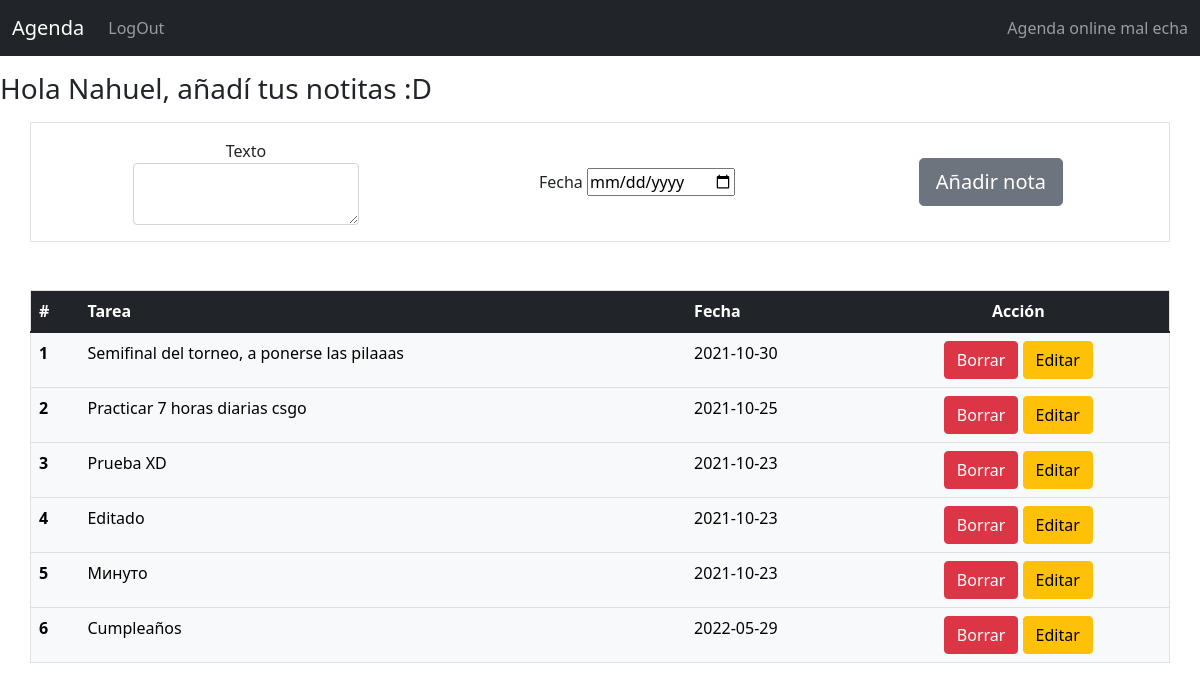
Before: /PP (signed in) with the older database file.
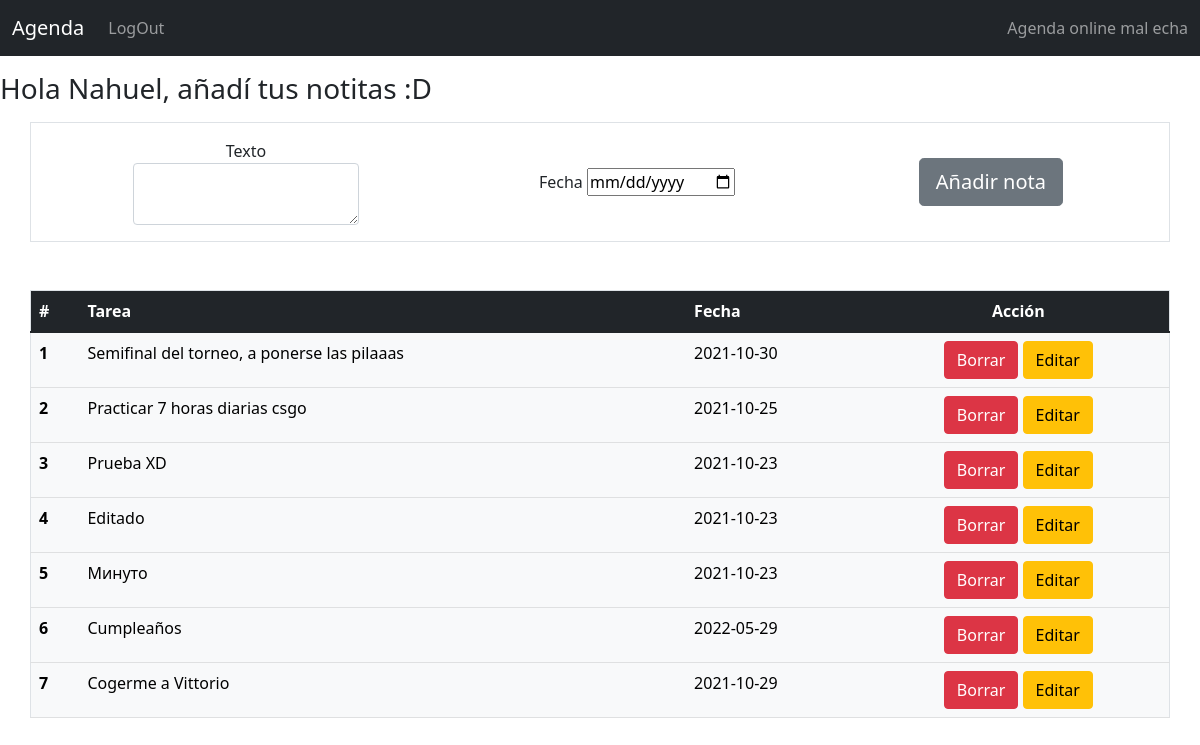
After: the same page with the newer database file.
### index.py (models this page shows)
class Usuario(db.Model, UserMixin):
    id = db.Column(db.Integer, primary_key = True)
    email = db.Column(db.String(255), unique = True)
    user = db.Column(db.String(255))
    password = db.Column(db.String(255))
    notes = db.relationship('Agenda')

class Agenda(db.Model):
    id = db.Column(db.Integer, primary_key = True)
    texto = db.Column(db.String(10000))
    fecha = db.Column(db.DateTime)
    user_id = db.Column(db.Integer, db.ForeignKey('usuario.id'))

### index.py (the view)
@app.route('/PP', methods = ['POST', 'GET'])
@login_required
def pp():
    if request.method == 'POST':
        texto = request.form.get('texto_nota')
        date = request.form.get('date')
        fecha = dt.datetime.strptime(date, "%Y-%m-%d")
        fecha = fecha.date()
        print(fecha)
        print(type(fecha))
        nueva_nota = Agenda( texto = texto, fecha = fecha, user_id = current_user.id)
        db.session.add(nueva_nota)
        db.session.commit()
    else:
        return render_template('home.html', user = current_user)
    return render_template('home.html', user=current_user)

### index.py (called while the page is built)
@login_manager.user_loader
def load_user(id):
    return Usuario.query.get(int(id))

### templates/home.html (shortened to what this page needs)
{%extends 'base.html'%}
{%block contenido%}
<h3 class="mt-3 mb-3">Hola {{user.user}}, añadí tus notitas :D</h3>
<form method="POST" class="container border d-flex justify-content-around align-items-center text-center">
    <div class="mb-3 mt-3">
    <label for="texto">Texto</label>
    <textarea name="texto_nota" id="texto" class="form-control"></textarea>
    </div>
    <div class="mb-3 mt-3">
    <label for="fecha">Fecha</label>
    <input type="date" name="date" id="fecha">
    </div>
    <button type="submit" class="btn btn-secondary btn-lg m-1">Añadir nota</button>
</form>
<table class="table container border mt-5">
    <thead>
        <tr class="table-dark">
            <th scope="col">#</th>
            <th scope="col">Tarea</th>
            <th scope="col">Fecha</th>
            <th scope="col" class="text-center">Acción</th>
        </tr>
    </thead>
    <tbody>
            {%for i in user.notes%}
            <tr class="table-light">
                <th scope="row">{{loop.index}}</th>
                <td>{{i.texto}}</td>
                <td>{{i.fecha.date()}}</td>
                <td class="text-center">
                    <button type="" class="btn btn-danger" onClick="deleteNote({{i.id}})">Borrar</button>
                    <a href="/editar/{{i.id}}">
                        <button type="" class="btn btn-warning">Editar</button>
                    </a>
                </td>
            </tr>
            {%endfor%}
        </tbody>
    </table>
{%endblock%}

### templates/base.html (shortened to what this page needs)
<!DOCTYPE html>
<html lang="en">
<head>
    <link href="https://cdn.jsdelivr.net/npm/bootstrap@5.1.3/dist/css/bootstrap.min.css" rel="stylesheet">
</head>
<body>
    <nav class="navbar navbar-expand-lg navbar-dark bg-dark">
        <div class="container-fluid">
          {%if user.is_authenticated%}
          <a class="navbar-brand" href='{{url_for('pp')}}'>Agenda</a>
          <div class="collapse navbar-collapse" id="navbarText">
          {%endif%}
            <ul class="navbar-nav me-auto mb-2 mb-lg-0">
              {%if user.is_authenticated%}
              <li class="nav-item">
                <a class="nav-link" href="{{url_for('cerrar')}}">LogOut</a>
              </li>
              {%endif%}
            </ul>
            <span class="navbar-text">
              Agenda online mal echa
            </span>
          </div>
        </div>
      </nav>
    {%block contenido%}
    {%endblock%}
</body>
</html>

Changed rows visible on the page:
added Agenda: texto "Cogerme a Vittorio", fecha "2021-10-29"
